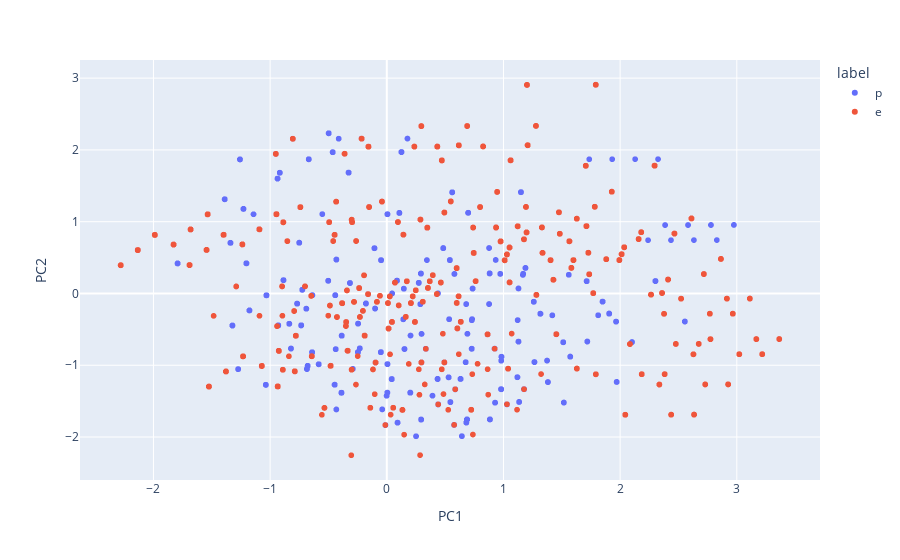

Notebook code for this chart:
### Code cell
import plotly.express as px

fig = px.scatter(principal_df, x="PC1", y="PC2", color="label")

fig

### Figure 1 — Plotly figure (JSON) as saved in the notebook; plotly's stock layout.template omitted (floating-point values rounded to 4 significant figures; data arrays with more than 128 entries replaced by an {"elided": "..."} marker saying what was removed)
{"data": [{"hovertemplate": "label=p<br>PC1=%{x}<br>PC2=%{y}<extra></extra>", "legendgroup": "p", "marker": {"color": "#636efa", "symbol": "circle"}, "mode": "markers", "name": "p", "showlegend": true, "type": "scattergl", "x": {"elided": "3916 float values"}, "xaxis": "x", "y": {"elided": "3916 float values"}, "yaxis": "y"}, {"hovertemplate": "label=e<br>PC1=%{x}<br>PC2=%{y}<extra></extra>", "legendgroup": "e", "marker": {"color": "#EF553B", "symbol": "circle"}, "mode": "markers", "name": "e", "showlegend": true, "type": "scattergl", "x": {"elided": "4208 float values"}, "xaxis": "x", "y": {"elided": "4208 float values"}, "yaxis": "y"}], "layout": {"legend": {"title": {"text": "label"}, "tracegroupgap": 0}, "margin": {"t": 60}, "xaxis": {"anchor": "y", "domain": [0, 1], "title": {"text": "PC1"}}, "yaxis": {"anchor": "x", "domain": [0, 1], "title": {"text": "PC2"}}}}
